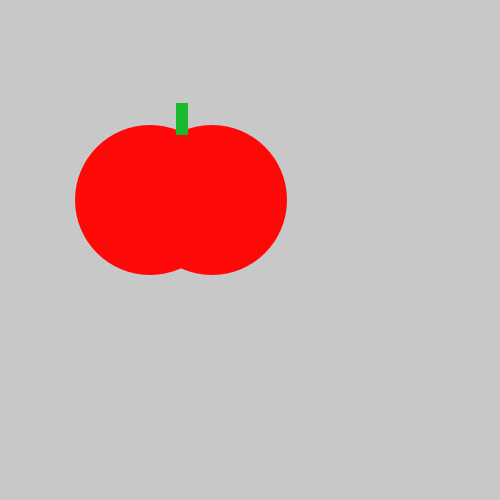
Frame 1 (no input)
Frame 60 (the mouse pressed at the canvas centre just before this capture): identical to frame 1, image omitted
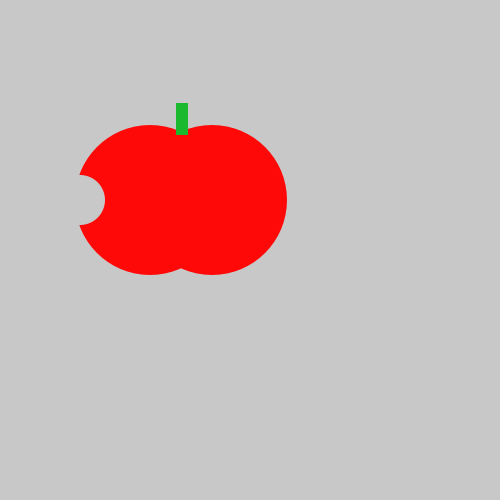
Frame 120 (the mouse held since frame 60 and released just before this capture)

The Processing sketch that drew these frames (run headless with seeded random() and noise(); from frame 60 on, the mouse is pressed at the canvas centre):

// Processing sketch: tasty_tomato
// ── tasty_tomato.pde
void setup() {
    size(500, 500);
}
void draw() {
    background(200, 200, 200);
    noStroke();
    fill(#FF0808);
    ellipse(150, 200, 150, 150);
    ellipse(212, 200, 150, 150);
    fill(#1AB92E);
    rect(176, 103, 12, 32);
    
if (mousePressed){
  fill(200,200,200);
  ellipse(80,200, 50, 50);
}  
}
